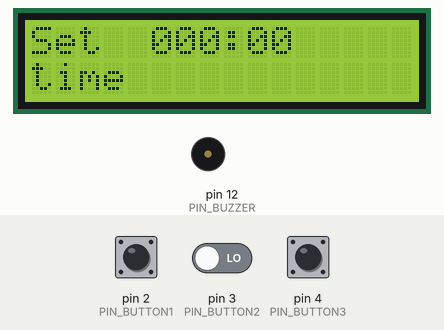
This program was run on a simulated Arduino Uno, built with avr-gcc and run on an emulated ATmega328P. Parts: 16×2 character LCD, buzzer (waves = sounding). The inputs (shaded band) are chosen by the test bench; at power-on: pin 2 (PIN_BUTTON1) LOW, pin 4 (PIN_BUTTON3) LOW, pin 3 (PIN_BUTTON2) LOW. What the program prints to the serial monitor is not drawn.

Above: at 1.2 s.
1.3 s: pin 2 (PIN_BUTTON1) pulled HIGH for 0.15 s
At 2.4 s:
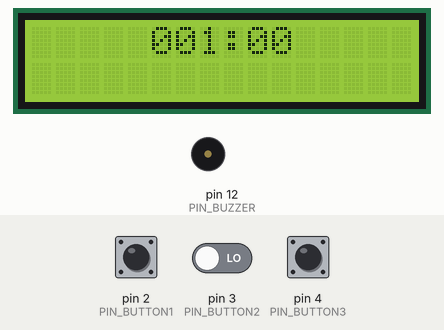
2.9 s: pin 4 (PIN_BUTTON3) pulled HIGH for 0.15 s
At 3.8 s:
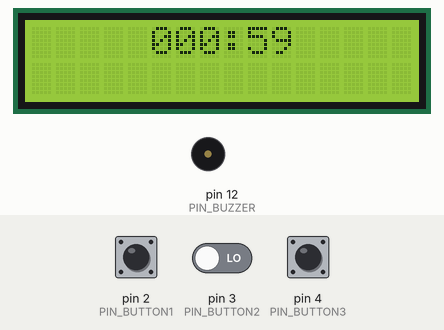
4.5 s: pin 4 (PIN_BUTTON3) pulled HIGH for 1 s
At 5.9 s:
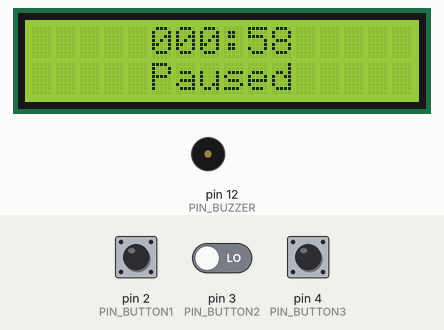
7.0 s: pin 2 (PIN_BUTTON1) pulled HIGH for 1 s
At 7.9 s:
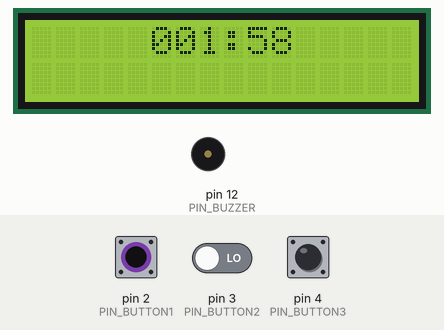
9.5 s: pin 2 (PIN_BUTTON1) driven HIGH and pin 3 (PIN_BUTTON2) driven HIGH
At 9.8 s:
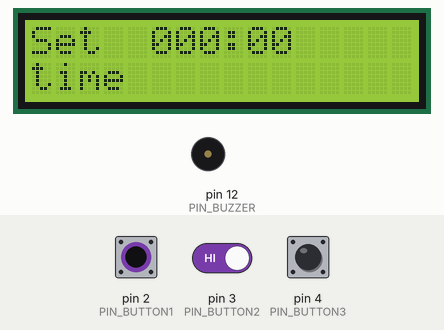
Timing chart, 0 to 13.5 s (numbered marks = the images above; inputs shaded):
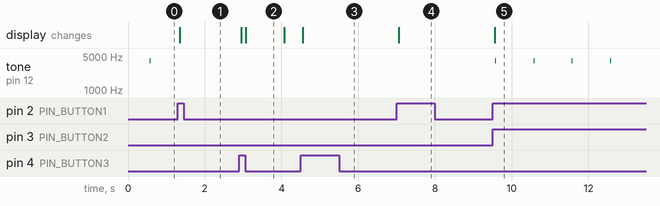

The program:

main.cpp
```cpp
#include "main.h"
#include "lcd.h"

static void protimer_event_dispatcher(protimer_t *const obj,event_t const *const e);
static uint8_t process_button_pad_value(uint8_t btn_pad_value);
static void display_init(void);
static void protimer_state_table_init(protimer_t *const obj);


/*Main application object created from main structure */
static protimer_t protimer;


void setup() {
  // put your setup code here, to run once:
  Serial.begin(115200); // We are not going to use serial monitor but lets keep it
  display_init(); // LCD Init
  Serial.println("Productivity analysis Application");
  Serial.println("===========================");
  pinMode(PIN_BUTTON1,INPUT);
  pinMode(PIN_BUTTON2,INPUT);
  pinMode(PIN_BUTTON3,INPUT);

  //Initialise the Productivity state machine with desired config and with state table approach
  protimer_state_table_init(&protimer);
  protimer_init(&protimer);
}


void loop() {
  // put your main code here, to run repeatedly:
  uint8_t b1,b2,b3,btn_pad_value;
  protimer_user_event_t ue; //User event struct tag
  static uint32_t current_time = millis(); // Take the initial time and keep it in "current_time" variable to calculate elapsed time
                                           //Since this variable static, it is not used for every loop, we are going to reset it later.
  static protimer_tick_event_t te; //System event struct tag generated from tick timer.

  //1. Read the button pad status
  b1 = digitalRead(PIN_BUTTON1);
  b2 = digitalRead(PIN_BUTTON2);
  b3 = digitalRead(PIN_BUTTON3);

  btn_pad_value = (b1<<2)|(b2<<1)|b3; //Three button arranged in a row || 0 0 0 :

  //This function help to fix button de-bouncing with software
  btn_pad_value = process_button_pad_value(btn_pad_value);


  //2.Generating event according to the pressed buttons
  if(btn_pad_value){
    if(btn_pad_value == BTN_PAD_VALUE_INC_TIME){
      ue.super.sig = INC_TIME; //this is structure embedding or inheritance in OOP
    }else if(btn_pad_value == BTN_PAD_VALUE_DEC_TIME){
      ue.super.sig = DEC_TIME;
    }else if(btn_pad_value == BTN_PAD_VALUE_SP){
      ue.super.sig = START_PAUSE;
    }else if(btn_pad_value == BTN_PAD_VALUE_CANCEL){
      ue.super.sig = CANCEL;
    }

     //3.Use event dispatcher(sender) to distribute tasks.
    protimer_event_dispatcher(&protimer,&ue.super);
  }


  //4. Send the time tick event for every 100ms. What millis() function does is this, counting the miliseconds.
  //10 times millis() equals to 1 second!!
  if(millis() - current_time  >= 100){
    //100ms has passed since the application comes to this code line.
    //Because we take the initial time and keep it in "current_time" variable to calculate elapsed time since the beginning of "void loop".
    current_time = millis(); //With this line, we reset the millis() count
    te.super.sig = TIME_TICK;
    if(++te.sub_sec > 10) te.sub_sec = 1; //every 1 second, reset the te.sub_sec element to 1.
    protimer_event_dispatcher(&protimer,&te.super);
  }

}


/*This function is a task distributor of events*/
static void protimer_event_dispatcher(protimer_t *const obj,event_t const *const e){

  event_status_t status;
  protimer_state_t source, target;
  e_handler_t ehandler; //function pointer variable is declared.

  source = obj->active_state;
  ehandler = (e_handler_t) obj->state_table[obj->active_state * MAX_SIGNALS + e->sig];

  if(ehandler)// In state table, there is "NULL" events. Thats why we check.
    status = (*ehandler)(obj,e);//Jump to event handler Function with Function Pointer

  if(status == EVENT_TRANSITION){
    target = obj->active_state;
    event_t ee;
    //1. run the exit action for the source state
    ee.sig = EXIT;
    ehandler =(e_handler_t) obj->state_table[source*MAX_SIGNALS + EXIT];
    if(ehandler)// In state table, there is "NULL" events. Thats why we check.
      (*ehandler)(obj,&ee);//Jump to event handler Function with Function Pointer

    //2. run the entry action for the target state
    ee.sig = ENTRY;
    ehandler =(e_handler_t) obj->state_table[target * MAX_SIGNALS + ENTRY];
    if(ehandler)// In state table, there is "NULL" events. Thats why we check.
      (*ehandler)(obj,&ee);//Jump to event handler Function with Function Pointer
  }

}


// State table Implementation with 2D Array([5][7]) according to the state table created pdf.
// First initialization, state table is ready in "state table" pointer variable declared inside the "protimer_t" struct
static void protimer_state_table_init(protimer_t *const obj)
{
  static e_handler_t protimer_state_table[MAX_STATES][MAX_SIGNALS] = { //Function pointer type 2D array
    // 2D array implemented also like that:  first, row number or name and than their initialization
    [IDLE]	  	  = {&IDLE_Inc_time,NULL,&IDLE_Time_tick,&IDLE_Start_pause,NULL,&IDLE_Entry,&IDLE_Exit}, // Given the function's adresses
    [TIME_SET] 	  = {&TIME_SET_Inc_time,&TIME_SET_Dec_time,NULL,&TIME_SET_Start_pause,&TIME_SET_Cancel,&TIME_SET_Entry,&TIME_SET_Exit},
    [COUNTDOWN] 	= {NULL,NULL,&COUNTDOWN_Time_tick,&COUNTDOWN_Start_pause,&COUNTDOWN_Cancel,NULL,COUNTDOWN_Exit},
    [PAUSE] 		  = {&PAUSE_Inc_time,&PAUSE_Dec_time,NULL,&PAUSE_Start_pause,&PAUSE_Cancel,&PAUSE_Entry,&PAUSE_Exit},
    [STAT] 		    = {NULL,NULL,&STAT_Time_tick,NULL,NULL,&STAT_Entry,STAT_Exit}
};

   // Storing state table pointer to use in main application "obj" for dispatcher function.
   obj->state_table = (uintptr_t*) &protimer_state_table[0][0]; // typecasted (uintptr_t*) state table base address given for initially

}


//This helper function help to fix button de-bouncing with software and return the btn_pad_value
// 3 States of button is NOT_PRESSED(Initially), BOUNCE, and PRESSED.
// There is two bouncing situation. First, when button pressed and second, when button released.
static uint8_t process_button_pad_value(uint8_t btn_pad_value)
{
  static button_state_t btn_sm_state = NOT_PRESSED; //Initially button statemachine state is not pressed
  static uint32_t curr_time = millis(); //millis() indicates number of miliseconds. 10 times millis() equals to 1 second!!

  switch(btn_sm_state){
    case NOT_PRESSED:{
      if(btn_pad_value){ //If btn_pad_value is non-zero, It means there is a transition, It is pressed though.
        btn_sm_state = BOUNCE; //In this line, state transition to BOUNCE, look at there!!
        curr_time = millis(); // We are going to measure 50 ms for bouncing, thats why we ara using "curr_time". Time count has started!
      }
      break;
    }
    case BOUNCE:{
      if(millis() - curr_time >= 50 ){ //In BOUNCE state, we need to wait 50 ms for fixing bouncing
        //50ms has passed
        if(btn_pad_value){ // If btn_pad_value is non-zero, transition happens through PRESSED State.
          btn_sm_state = PRESSED;
          return btn_pad_value; // Exactly here, function returns the value
        }
        else // If btn_pad_value is zero, transition happens through NOT_PRESSED State.
          btn_sm_state = NOT_PRESSED;
      }
      break;
    }
    case PRESSED:{
      if(!btn_pad_value){ // If btn_pad_value is zero, transition happens through BOUNCE State. This happens when button releasing bounce effect
        btn_sm_state = BOUNCE;
        curr_time = millis(); // start time tick
      }
      break;
    }

  }

  return 0; // It returns 0, normally
}


/*This function set LCD CONFIG*/
static void display_init(void)
{
  lcd_begin(16,2); //First we need to use lcd_begin.
  lcd_clear();
  lcd_move_cursor_L_to_R(); // We are going to print "Set time" and the time.
  lcd_set_cursor(0,0);
  lcd_no_auto_scroll();
  lcd_cursor_off();
}
```

main.h
```cpp
#ifndef MAIN_H
#define MAIN_H

#include <Arduino.h>


#define PIN_BUTTON1 2
#define PIN_BUTTON2 3
#define PIN_BUTTON3 4
#define PIN_BUZZER  12

//LCD connection MACROs
#define PIN_LCD_RS  5
#define PIN_LCD_RW  6
#define PIN_LCD_EN  7
#define PIN_LCD_D4  8
#define PIN_LCD_D5  9
#define PIN_LCD_D6  10
#define PIN_LCD_D7  11

#define BTN_PAD_VALUE_INC_TIME  4 // Three button are side to side. First: Inc_time, dec_time and Start_pause respectivly
#define BTN_PAD_VALUE_DEC_TIME  2
#define BTN_PAD_VALUE_CANCEL    6 //When you press INC & DEC button simultaneously
#define BTN_PAD_VALUE_SP        1


/*Button states enum for fixing de-bouncing*/
typedef enum{
    NOT_PRESSED,
    BOUNCE,
    PRESSED
}button_state_t;


/* Signals of the application*/
typedef enum{
    INC_TIME,
    DEC_TIME,
    TIME_TICK,
    START_PAUSE,
    CANCEL,
/*Internal activity signals (entry & exit)*/
    ENTRY,
    EXIT,
    MAX_SIGNALS //It is created for to show number of signals. Its value is MAX_SIGNALS = 7
}protimer_signal_t;


/*STATE'S of the application*/
typedef enum{
    IDLE,
    TIME_SET,
    COUNTDOWN,
    PAUSE,
    STAT,
    MAX_STATES //It is created for to show number of states. Its value is MAX_STATES= 6
}protimer_state_t;


/* Main structure of the application */
typedef struct {
    uint32_t curr_time; // Mevcut zaman
    uint32_t elapsed_time; //Geçen süre
    uint32_t pro_time; //Verimli(üretken) zaman
    protimer_state_t active_state; //Structure tag created for states
    uintptr_t *state_table; // "uintptr_t" is unsigned integer data type to hold a pointer variables.
    //It is used to hold the address of 2D array!!
}protimer_t;


/*Generic(Super) event structure */
typedef struct{
    uint8_t sig; //Signals
}event_t;

/* For user generated events // This struct contain another struct(event_t)
 This situation called "Structure Embedding" or "Inheritance in OOP" */
typedef struct{
    event_t super;
}protimer_user_event_t;

/* For tick event(Generated from the system) */
typedef struct{
    event_t super;
    uint8_t sub_sec;
}protimer_tick_event_t;

/*Event status*/
typedef enum{
    EVENT_HANDLED,
    EVENT_IGNORED,
    EVENT_TRANSITION
}event_status_t;

//Function Pointer Declaration for Event Handlers
typedef event_status_t  (*e_handler_t)(protimer_t *const obj, event_t const *const e);

void protimer_init(protimer_t *obj);
event_status_t protimer_state_machine(protimer_t *const obj, event_t const *const e);


//Event handlers Prototypes for every STATE and their specific EVENTS
event_status_t IDLE_Inc_time(protimer_t *const obj, event_t const *const e);
event_status_t IDLE_Time_tick(protimer_t *const obj, event_t const *const e);
event_status_t IDLE_Start_pause(protimer_t *const obj, event_t const *const e);
event_status_t IDLE_Entry(protimer_t *const obj, event_t const *const e);
event_status_t IDLE_Exit(protimer_t *const obj, event_t const *const e);

event_status_t	COUNTDOWN_Start_pause(protimer_t *const obj, event_t const *const e);
event_status_t	COUNTDOWN_Cancel(protimer_t *const obj, event_t const *const e);
event_status_t  COUNTDOWN_Exit(protimer_t *const obj, event_t const *const e);
event_status_t  COUNTDOWN_Time_tick(protimer_t *const obj, event_t const *const e);

event_status_t PAUSE_Inc_time(protimer_t *const obj, event_t const *const e);
event_status_t PAUSE_Dec_time(protimer_t *const obj, event_t const *const e);
event_status_t PAUSE_Start_pause(protimer_t *const obj, event_t const *const e);
event_status_t PAUSE_Cancel(protimer_t *const obj, event_t const *const e);
event_status_t PAUSE_Entry(protimer_t *const obj, event_t const *const e);
event_status_t PAUSE_Exit(protimer_t *const obj, event_t const *const e);


event_status_t TIME_SET_Inc_time(protimer_t *const obj, event_t const *const e);
event_status_t TIME_SET_Dec_time(protimer_t *const obj, event_t const *const e);
event_status_t TIME_SET_Start_pause(protimer_t *const obj, event_t const *const e);
event_status_t TIME_SET_Cancel(protimer_t *const obj, event_t const *const e);
event_status_t TIME_SET_Entry(protimer_t *const obj, event_t const *const e);
event_status_t TIME_SET_Exit(protimer_t *const obj, event_t const *const e);

event_status_t STAT_Time_tick(protimer_t *const obj, event_t const *const e);
event_status_t STAT_Time_tick(protimer_t *const obj, event_t const *const e);
event_status_t STAT_Entry(protimer_t *const obj, event_t const *const e);
event_status_t STAT_Exit(protimer_t *const obj, event_t const *const e);

#endif
```

lcd.cpp
```cpp
#include "lcd.h"
#include "main.h"
#include<LiquidCrystal.h>


//LiquidCrystal is a CLASS
//lcd is a OBJECT
LiquidCrystal lcd(PIN_LCD_RS,PIN_LCD_RW,PIN_LCD_EN,PIN_LCD_D4,PIN_LCD_D5,PIN_LCD_D6,PIN_LCD_D7);

void lcd_clear(void){
    lcd.clear();
}
void lcd_print_char(char c){
    lcd.print(c);
}

void lcd_scroll_left(void){
    lcd.scrollDisplayLeft();
}
void lcd_scroll_right(void){
    lcd.scrollDisplayRight();
}
void lcd_set_cursor(int c, int r){
    lcd.setCursor(c,r);
}
void lcd_no_auto_scroll(void){
    lcd.noAutoscroll();
}
void lcd_begin(uint8_t cols , uint8_t rows){
    lcd.begin(cols,rows);
}
void lcd_move_cursor_R_to_L(void){
    lcd.rightToLeft();
}
void lcd_move_cursor_L_to_R(void){
    lcd.leftToRight();
}
void lcd_cursor_off(void){
    lcd.noCursor();
}
void lcd_cursor_blinkoff(void){
    lcd.noBlink();
}
void lcd_print_number(int num){
    lcd.print(num);
}
void lcd_print_string(String s){
    lcd.print(s);
}
```

lcd.h
```cpp
#ifndef LCD_H
#define LCD_H

#include<Arduino.h>

void lcd_clear(void);
void lcd_print_char(char c);
void lcd_scroll_left(void);
void lcd_scroll_right(void);
void lcd_set_cursor(int c, int r);
void lcd_no_auto_scroll(void);
void lcd_begin(uint8_t cols, uint8_t rows);
void lcd_move_cursor_R_to_L(void);
void lcd_move_cursor_L_to_R(void);
void lcd_cursor_off(void);
void lcd_cursor_blinkoff(void);
void lcd_print_number(int num);
void lcd_print_string(String s);


#endif
```

Source omitted: ivityTimer_stateMachine.cpp (7010 bytes)

Measured:
- after the input at 1.3 s, tone on pin 12 (PIN_BUZZER): stops changing and stays silent; the display: changes after 0.05 s (image 1)
- after the input at 2.9 s, the display: first changes after 0.05 s (image 2 shows a later state)
- after the input at 4.5 s, the display: changes after 0.05 s (image 3)
- after the input at 7.0 s, the display: changes after 0.05 s (image 4)
- after the input at 9.5 s, tone on pin 12 (PIN_BUZZER): alternates 4000 Hz for 0.03 s and silent for 0.98 s, starting after 0.07 s; the display: changes after 0.05 s (image 5)
